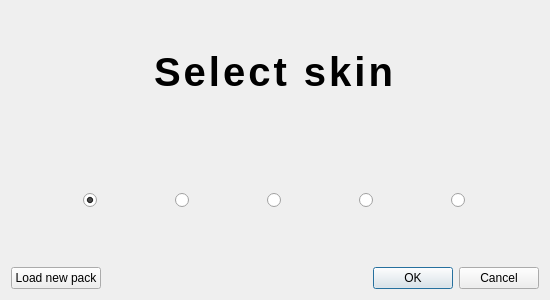
<?xml version="1.0" encoding="UTF-8"?>
<ui version="4.0">
 <class>SkinSelector</class>
 <widget class="QDialog" name="SkinSelector">
  <property name="geometry">
   <rect>
    <x>0</x>
    <y>0</y>
    <width>550</width>
    <height>300</height>
   </rect>
  </property>
  <property name="minimumSize">
   <size>
    <width>550</width>
    <height>300</height>
   </size>
  </property>
  <property name="maximumSize">
   <size>
    <width>550</width>
    <height>300</height>
   </size>
  </property>
  <property name="windowTitle">
   <string>Dialog</string>
  </property>
  <property name="styleSheet">
   <string notr="true">
   #centralwidget { background: #1E1E1E; }
   QLabel { font-family: &quot;balatro&quot;; font-weight: bold; font-size: 40px; letter-spacing: 3px; }
  </string>
  </property>
  <layout class="QVBoxLayout" name="verticalLayout">
   <item>
    <widget class="QLabel" name="label">
     <property name="text">
      <string>Select skin</string>
     </property>
     <property name="alignment">
      <set>Qt::AlignmentFlag::AlignCenter</set>
     </property>
    </widget>
   </item>
   <item>
    <layout class="QHBoxLayout" name="horizontalLayout">
     <item>
      <widget class="QRadioButton" name="back_1">
       <property name="sizePolicy">
        <sizepolicy hsizetype="Maximum" vsizetype="Minimum">
         <horstretch>0</horstretch>
         <verstretch>0</verstretch>
        </sizepolicy>
       </property>
       <property name="text">
        <string/>
       </property>
       <property name="icon">
        <iconset resource="../assets/assets.qrc">
         <normaloff>:/textures/Back_1.png</normaloff>:/textures/Back_1.png</iconset>
       </property>
       <property name="iconSize">
        <size>
         <width>37</width>
         <height>52</height>
        </size>
       </property>
       <property name="checked">
        <bool>true</bool>
       </property>
      </widget>
     </item>
     <item>
      <widget class="QRadioButton" name="back_2">
       <property name="sizePolicy">
        <sizepolicy hsizetype="Maximum" vsizetype="Minimum">
         <horstretch>0</horstretch>
         <verstretch>0</verstretch>
        </sizepolicy>
       </property>
       <property name="text">
        <string/>
       </property>
       <property name="icon">
        <iconset resource="../assets/assets.qrc">
         <normaloff>:/textures/Back_2.png</normaloff>:/textures/Back_2.png</iconset>
       </property>
       <property name="iconSize">
        <size>
         <width>37</width>
         <height>52</height>
        </size>
       </property>
      </widget>
     </item>
     <item>
      <widget class="QRadioButton" name="back_3">
       <property name="sizePolicy">
        <sizepolicy hsizetype="Maximum" vsizetype="Minimum">
         <horstretch>0</horstretch>
         <verstretch>0</verstretch>
        </sizepolicy>
       </property>
       <property name="text">
        <string/>
       </property>
       <property name="icon">
        <iconset resource="../assets/assets.qrc">
         <normaloff>:/textures/Back_3.png</normaloff>:/textures/Back_3.png</iconset>
       </property>
       <property name="iconSize">
        <size>
         <width>37</width>
         <height>52</height>
        </size>
       </property>
      </widget>
     </item>
     <item>
      <widget class="QRadioButton" name="back_4">
       <property name="sizePolicy">
        <sizepolicy hsizetype="Maximum" vsizetype="Minimum">
         <horstretch>0</horstretch>
         <verstretch>0</verstretch>
        </sizepolicy>
       </property>
       <property name="text">
        <string/>
       </property>
       <property name="icon">
        <iconset resource="../assets/assets.qrc">
         <normaloff>:/textures/Back_4.png</normaloff>:/textures/Back_4.png</iconset>
       </property>
       <property name="iconSize">
        <size>
         <width>37</width>
         <height>52</height>
        </size>
       </property>
      </widget>
     </item>
     <item>
      <widget class="QRadioButton" name="back_5">
       <property name="sizePolicy">
        <sizepolicy hsizetype="Maximum" vsizetype="Minimum">
         <horstretch>0</horstretch>
         <verstretch>0</verstretch>
        </sizepolicy>
       </property>
       <property name="text">
        <string/>
       </property>
       <property name="icon">
        <iconset resource="../assets/assets.qrc">
         <normaloff>:/textures/Back_5.png</normaloff>:/textures/Back_5.png</iconset>
       </property>
       <property name="iconSize">
        <size>
         <width>37</width>
         <height>52</height>
        </size>
       </property>
      </widget>
     </item>
    </layout>
   </item>
   <item>
    <layout class="QHBoxLayout" name="horizontalLayout_2">
     <item>
      <widget class="QPushButton" name="loadButton">
       <property name="text">
        <string>Load new pack</string>
       </property>
      </widget>
     </item>
     <item>
      <widget class="QDialogButtonBox" name="buttonBox">
       <property name="orientation">
        <enum>Qt::Orientation::Horizontal</enum>
       </property>
       <property name="standardButtons">
        <set>QDialogButtonBox::StandardButton::Cancel|QDialogButtonBox::StandardButton::Ok</set>
       </property>
       <property name="centerButtons">
        <bool>false</bool>
       </property>
      </widget>
     </item>
    </layout>
   </item>
  </layout>
 </widget>
 <resources>
  <include location="../assets/assets.qrc"/>
 </resources>
 <connections>
  <connection>
   <sender>buttonBox</sender>
   <signal>accepted()</signal>
   <receiver>SkinSelector</receiver>
   <slot>accept()</slot>
   <hints>
    <hint type="sourcelabel">
     <x>248</x>
     <y>254</y>
    </hint>
    <hint type="destinationlabel">
     <x>157</x>
     <y>274</y>
    </hint>
   </hints>
  </connection>
  <connection>
   <sender>buttonBox</sender>
   <signal>rejected()</signal>
   <receiver>SkinSelector</receiver>
   <slot>reject()</slot>
   <hints>
    <hint type="sourcelabel">
     <x>316</x>
     <y>260</y>
    </hint>
    <hint type="destinationlabel">
     <x>286</x>
     <y>274</y>
    </hint>
   </hints>
  </connection>
 </connections>
</ui>
